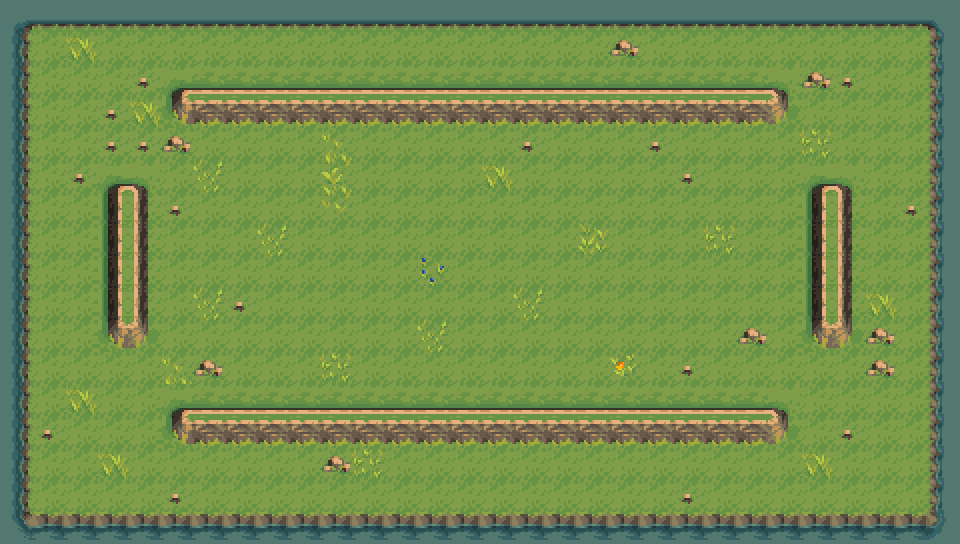

Rendered tile map (Tiled .tmx) drawn with the repository's tilesets; below, a short description and the map source with its tile grids summarised:
An orthogonal 30x17 tile map with 32x32 px tiles, 5 tile layers (Wasser, Hintergrund, Andere, Collision, ...) and 15 objects.

<map version="1.2" tiledversion="1.2.3" orientation="orthogonal" renderorder="right-down" width="30" height="17" tilewidth="32" tileheight="32" infinite="0" nextlayerid="10" nextobjectid="27">
 <tileset firstgid="1" source="TileSet32.tsx" />
 <layer id="1" name="Wasser" width="30" height="17">
  <data>[510 cells, 510 non-empty, 9 distinct tile ids]</data>
 </layer>
 <layer id="2" name="Hintergrund" width="30" height="17">
  <data>[510 cells, 420 non-empty, 12 distinct tile ids]</data>
 </layer>
 <layer id="9" name="Andere" width="30" height="17">
  <data>[510 cells, 1 non-empty, 1 distinct tile ids]</data>
 </layer>
 <layer id="4" name="Collision" width="30" height="17">
  <data>[510 cells, 105 non-empty, 9 distinct tile ids]</data>
 </layer>
 <layer id="8" name="Vor" width="30" height="17">
  <data>[510 cells, 1 non-empty, 1 distinct tile ids]</data>
 </layer>
 <objectgroup id="6" name="WasserObjects">
  <object id="18" x="-1" y="-2" width="962" height="26" />
  <object id="19" x="936" y="17" width="26" height="529" />
  <object id="20" x="-4" y="515" width="966" height="31" />
  <object id="21" x="0" y="21" width="25" height="531" />
 </objectgroup>
 <objectgroup id="7" name="CollisionObjects">
  <object id="22" x="173" y="86" width="613" height="37" />
  <object id="23" x="173" y="407" width="613" height="37" />
  <object id="24" x="109" y="183" width="38" height="164" />
  <object id="25" x="813" y="184" width="38" height="164" />
 </objectgroup>
 <objectgroup id="5" name="TreeObjects">
  <object id="1" x="840" y="416" width="18" height="30" />
  <object id="3" x="680" y="480" width="18" height="30" />
  <object id="7" x="136" y="64" width="18" height="30" />
  <object id="11" x="40" y="416" width="18" height="30" />
  <object id="12" x="168" y="480" width="18" height="30" />
  <object id="16" x="840" y="64" width="18" height="30" />
  <object id="17" x="904" y="192" width="18" height="30" />
 </objectgroup>
</map>